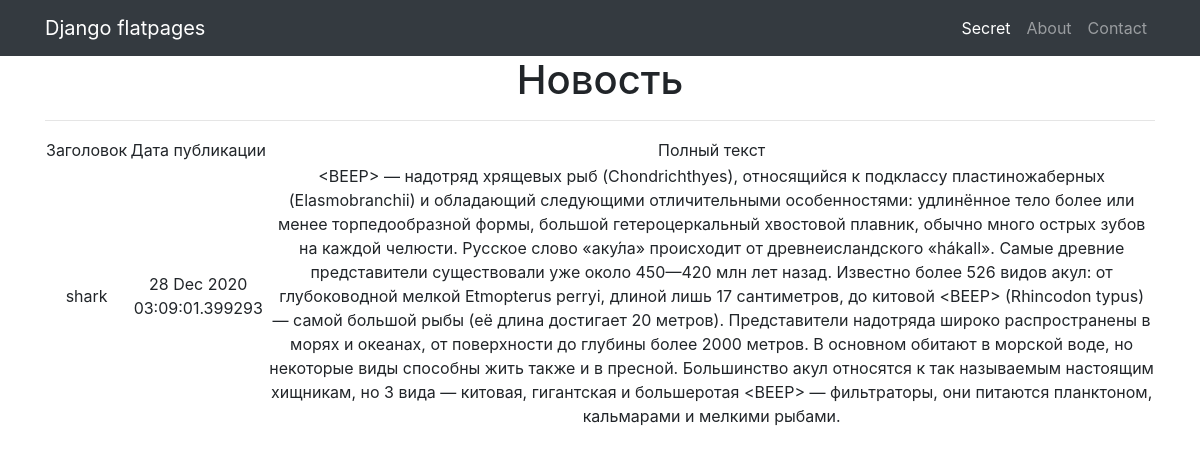
The page /news/2 on the database its author committed.
### news/models.py (models this page shows, shortened)
class Post(models.Model):
    article='AR'
    news='NE'
    CATEGORYS=[(article,'статья'),
               (news,'новость')]
    to_author=models.ForeignKey(Author, on_delete = models.CASCADE)
    category_post = models.CharField(max_length = 2,
                                     choices = CATEGORYS,
                                     default = article)
    create_post=models.DateTimeField(auto_now_add = True)
    to_category=models.ManyToManyField(Category, through = 'PostCategory')
    header_post=models.CharField(max_length = 255)
    content_post=models.TextField()
    rating_post=models.IntegerField(default = 0)

### news/views.py (the view)
# urls.py: path('<int:pk>', NewDetail.as_view()),
class NewDetail(DetailView):
    model = Post
    template_name = 'new.html'
    context_object_name = 'new'

### news/templatetags/censors.py (called while the page is built)
@register.filter(name='censors')
def censors(value):
    profanity=['Бакс', 'Хит', 'Акулы', 'акулы', 'адронный', 'частиц', 'Викинги', 'викинги', 'vikings', 'конунг', 'провидцы']
    b='<BEEP>'
    for p in profanity:
        value = value.replace(p,b)
    return value

### templates/new.html (shortened to what this page needs)
{% extends 'flatpages/default.html' %}
{% load censors %}
{% block content %}
    <h1>Новость</h1>
    <hr>
    {% if new %}
        <table>
            <tr>
                <td>
                    Заголовок
                </td>
                <td>
                    Дата публикации
                </td>
                <td>
                    Полный текст
                </td>
            </tr>
            <tr>
                <td>
                    {{ new.header_post | censors }}
                </td>
                <td>
                    {{ new.create_post|date:'d M Y' }} {{ new.create_post|time:'H:i:s.u' }}
                </td>
                <td>
                    {{ new.content_post | censors }}
                </td>
            </tr>
        </table>
    {% else %}
        <h2>Новостей нет!</h2>
    {% endif %}
{% endblock content %}

### rows shown on the page
Post: header_post|censors "shark", create_post "28 Dec 2020", create_post "03:09:01.399293", content_post|censors "<BEEP> — надотряд хрящевых рыб (Chondrichthyes), относящийся к подклассу пластиножаберных (Elasmobranchii) и обладающий следующими отличительными особенностями: удлинённое тело более или менее торпедообразной формы, большой гетероцеркальный хвостовой плавник, обычно много острых зубов на каждой челюсти. Русское слово «аку́ла» происходит от древнеисландского «hákall». Самые древние представители существовали уже около 450—420 млн лет назад. Известно более 526 видов акул: от глубоководной мелкой Etmopterus perryi, длиной лишь 17 сантиметров, до китовой <BEEP> (Rhincodon typus) — самой большой рыбы (её длина достигает 20 метров). Представители надотряда широко распространены в морях и океанах,…"
